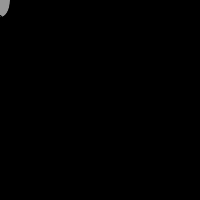
Frame 1 (no input)
Frame 60 (the mouse pressed at the canvas centre just before this capture): identical to frame 1, image omitted
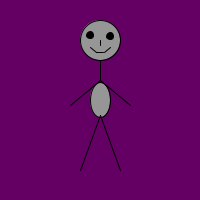
Frame 120 (the mouse held since frame 60 and released just before this capture)

The Processing sketch that drew these frames (run headless with seeded random() and noise(); from frame 60 on, the mouse is pressed at the canvas centre):

// Processing sketch: processing_164682
// ── processing_164682.pde

void setup(){
size(200,200);   
smooth();
}

void draw(){
ellipseMode(CENTER);
background(mouseX,mouseX-mouseY,mouseY); 


stroke(0);
fill(150);
ellipse(mouseX,mouseY-60,40,40);

stroke(0);
fill(0);
ellipse(mouseX-10,mouseY-65,7,7);
ellipse(mouseX+10,mouseY-64,7,7);

stroke(0);
line(mouseX,mouseY-60,mouseX,mouseY-55);

stroke(0);
line(mouseX-10,mouseY-53,mouseX-4,mouseY-48);
line(mouseX-4,mouseY-48,mouseX+3,mouseY-48);
line(mouseX+4,mouseY-48,mouseX+10,mouseY-53);

stroke(0);
line(mouseX,mouseY-40,mouseX,mouseY-20);

stroke(0);
fill(150);
ellipse(mouseX,mouseY,20,35);

stroke(0);
line(mouseX,mouseY+15,80,170);
line(mouseX,mouseY+15,120,170);

stroke(0);
line(mouseX,mouseY-20,mouseX-30,mouseY+5);
line(mouseX,mouseY-20,mouseX+30,mouseY+5);
}
